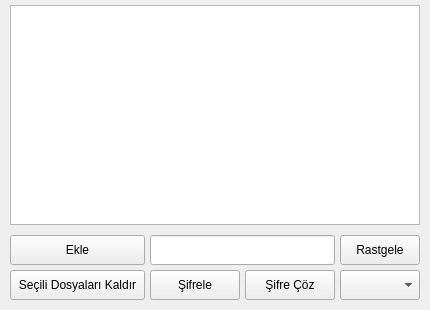
<?xml version="1.0" encoding="UTF-8"?>
<ui version="4.0">
 <class>eccrypt</class>
 <widget class="QMainWindow" name="eccrypt">
  <property name="geometry">
   <rect>
    <x>0</x>
    <y>0</y>
    <width>430</width>
    <height>310</height>
   </rect>
  </property>
  <property name="minimumSize">
   <size>
    <width>430</width>
    <height>310</height>
   </size>
  </property>
  <property name="maximumSize">
   <size>
    <width>430</width>
    <height>310</height>
   </size>
  </property>
  <property name="windowTitle">
   <string>eccrypt</string>
  </property>
  <property name="windowIcon">
   <iconset resource="../resources/images.qrc">
    <normaloff>:/images/encryption.ico</normaloff>:/images/encryption.ico</iconset>
  </property>
  <widget class="QWidget" name="centralwidget">
   <property name="minimumSize">
    <size>
     <width>430</width>
     <height>310</height>
    </size>
   </property>
   <property name="maximumSize">
    <size>
     <width>430</width>
     <height>310</height>
    </size>
   </property>
   <widget class="QPushButton" name="pushButton_decryption">
    <property name="geometry">
     <rect>
      <x>245</x>
      <y>270</y>
      <width>90</width>
      <height>30</height>
     </rect>
    </property>
    <property name="text">
     <string>Şifre Çöz</string>
    </property>
   </widget>
   <widget class="QPushButton" name="pushButton_add">
    <property name="geometry">
     <rect>
      <x>10</x>
      <y>235</y>
      <width>135</width>
      <height>30</height>
     </rect>
    </property>
    <property name="text">
     <string>Ekle</string>
    </property>
    <property name="shortcut">
     <string>Ctrl+O</string>
    </property>
   </widget>
   <widget class="QComboBox" name="comboBox_languages">
    <property name="geometry">
     <rect>
      <x>340</x>
      <y>270</y>
      <width>80</width>
      <height>30</height>
     </rect>
    </property>
   </widget>
   <widget class="QLineEdit" name="lineEdit_password">
    <property name="geometry">
     <rect>
      <x>150</x>
      <y>235</y>
      <width>185</width>
      <height>30</height>
     </rect>
    </property>
    <property name="toolTip">
     <string/>
    </property>
    <property name="text">
     <string/>
    </property>
    <property name="placeholderText">
     <string/>
    </property>
   </widget>
   <widget class="QListWidget" name="listWidget">
    <property name="geometry">
     <rect>
      <x>10</x>
      <y>5</y>
      <width>410</width>
      <height>220</height>
     </rect>
    </property>
    <property name="acceptDrops">
     <bool>true</bool>
    </property>
    <property name="styleSheet">
     <string notr="true">font: 14pt &quot;Segoe UI&quot;;
</string>
    </property>
    <property name="editTriggers">
     <set>QAbstractItemView::EditKeyPressed</set>
    </property>
    <property name="dragDropOverwriteMode">
     <bool>false</bool>
    </property>
    <property name="dragDropMode">
     <enum>QAbstractItemView::NoDragDrop</enum>
    </property>
    <property name="selectionMode">
     <enum>QAbstractItemView::ExtendedSelection</enum>
    </property>
    <property name="viewMode">
     <enum>QListView::ListMode</enum>
    </property>
    <property name="sortingEnabled">
     <bool>true</bool>
    </property>
   </widget>
   <widget class="QPushButton" name="pushButton_random">
    <property name="geometry">
     <rect>
      <x>340</x>
      <y>235</y>
      <width>80</width>
      <height>30</height>
     </rect>
    </property>
    <property name="text">
     <string>Rastgele</string>
    </property>
   </widget>
   <widget class="QPushButton" name="pushButton_remove">
    <property name="geometry">
     <rect>
      <x>10</x>
      <y>270</y>
      <width>135</width>
      <height>30</height>
     </rect>
    </property>
    <property name="text">
     <string>Seçili Dosyaları Kaldır</string>
    </property>
    <property name="shortcut">
     <string>Del</string>
    </property>
   </widget>
   <widget class="QPushButton" name="pushButton_encryption">
    <property name="geometry">
     <rect>
      <x>150</x>
      <y>270</y>
      <width>90</width>
      <height>30</height>
     </rect>
    </property>
    <property name="text">
     <string>Şifrele</string>
    </property>
   </widget>
  </widget>
 </widget>
 <resources>
  <include location="../resources/images.qrc"/>
 </resources>
 <connections/>
</ui>
